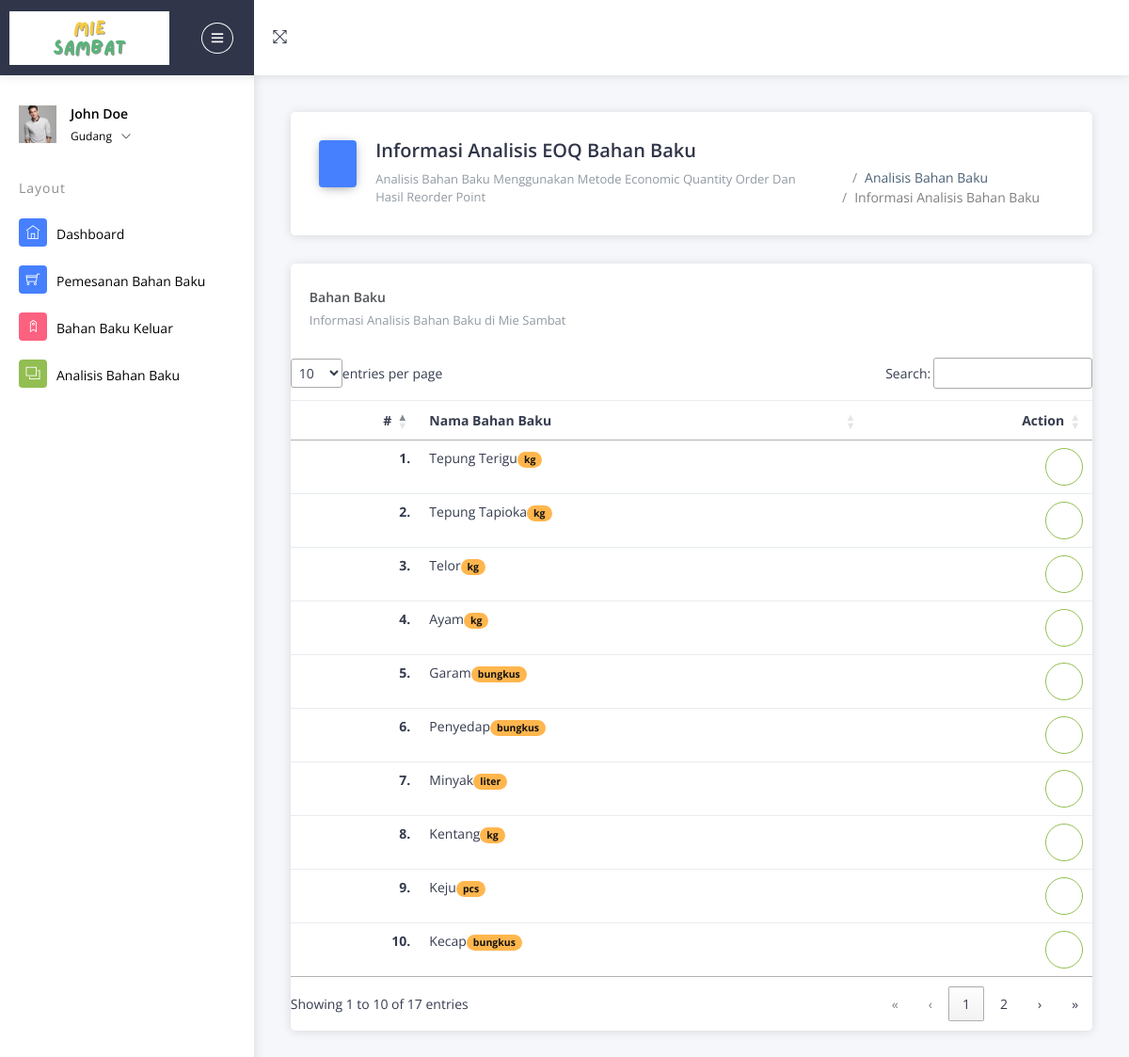
The app's page /Gudang/cAnalisis (signed in) with its own data.
### tables this page shows
CREATE TABLE `barang` (
  `id_barang` int(11) NOT NULL,
  `id_kategori` int(11) NOT NULL,
  `nama_barang` varchar(125) NOT NULL,
  `keterangan` varchar(20) NOT NULL,
  `harga_supplier` varchar(20) NOT NULL,
  `gambar` text NOT NULL,
  `stok_min` int(11) NOT NULL,
  `eoq_in` int(11) NOT NULL,
  `stok_gudang` int(11) NOT NULL
);

### application/controllers/Gudang/cAnalisis.php (called while the page is built, shortened)
<?php
class cAnalisis extends CI_Controller
{
	public function index()
	{
		$data = array(
			'bahan_baku' => $this->db->query("SELECT * FROM `barang`")->result()
		);
		$this->load->view('Gudang/Layouts/head');
		$this->load->view('Gudang/Layouts/sidebar');
		$this->load->view('Gudang/Analisis/vAnalisis', $data);
		$this->load->view('Gudang/Layouts/footer');
	}
}

### index.php (called while the page is built, shortened)
<?php
require_once BASEPATH.'core/CodeIgniter.php';

### application/views/Gudang/Analisis/vAnalisis.php (the view, shortened to what this page needs)
<div class="pcoded-content">
	<div class="pcoded-inner-content">
		<div class="main-body">
			<div class="page-wrapper">
				<div class="page-header card">
					<div class="row align-items-end">
						<div class="col-lg-8">
							<div class="page-header-title">
								<i class="icofont icofont-chart-pie bg-c-blue"></i>
								<div class="d-inline">
									<h4>Informasi Analisis EOQ Bahan Baku</h4>
									<span>Analisis bahan baku menggunakan metode Economic Quantity Order dan hasil Reorder Point</span><br>
								</div>
							</div>
						</div>
						<div class="col-lg-4">
							<div class="page-header-breadcrumb">
								<ul class="breadcrumb-title">
									<li class="breadcrumb-item">
										<a href="index.html">
											<i class="icofont icofont-home"></i>
										</a>
									</li>
									<li class="breadcrumb-item"><a href="#!">Analisis Bahan Baku</a>
									</li>
									<li class="breadcrumb-item"><a href="#!">Informasi Analisis Bahan Baku</a>
									</li>
								</ul>
							</div>
						</div>
					</div>
				</div>
				<div class="page-body">
					<div class="card">
						<div class="card-header">
							<h5>Bahan Baku</h5>
							<span>Informasi Analisis Bahan Baku di Mie Sambat</span>
							<div class="card-header-right">
								<ul class="list-unstyled card-option">
									<li><i class="icofont icofont-simple-left "></i></li>
								</ul>
							</div>
						</div>
						<div class="card-block table-border-style">
							<div class="table-responsive">
								<table class="table" id="belum_bayar">
									<thead>
										<tr>
											<th>#</th>
											<th>Nama Bahan Baku</th>
											<th>Action</th>
										</tr>
									</thead>
									<tbody>
										<?php
										$no = 1;
										foreach ($bahan_baku as $key => $value) {
										?>
											<tr>
												<th scope="row"><?= $no++ ?>.</th>
												<td>
													<?= $value->nama_barang ?><span class="badge badge-warning"><?= $value->keterangan ?></span></td>
												<td> <a href="<?= base_url('Gudang/cAnalisis/view/' . $value->id_barang) ?>" class="btn btn-success btn-outline-success btn-icon"><i class="icofont icofont-eye"></i></a>
												</td>
											</tr>
										<?php
										} ?>
									</tbody>
								</table>
							</div>
						</div>
					</div>
				</div>
			</div>
		</div>
	</div>
</div>
</div>
</div>
</div>
</div>

### records on screen
barang: nama_barang "Tepung Terigu", keterangan "kg"
barang: nama_barang "Tepung Tapioka", keterangan "kg"
barang: nama_barang "Telor", keterangan "kg"
barang: nama_barang "Ayam", keterangan "kg"
barang: nama_barang "Garam", keterangan "bungkus"
barang: nama_barang "Penyedap", keterangan "bungkus"
barang: nama_barang "Minyak", keterangan "liter"
barang: nama_barang "Kentang", keterangan "kg"
barang: nama_barang "Keju", keterangan "pcs"
barang: nama_barang "Kecap", keterangan "bungkus"
